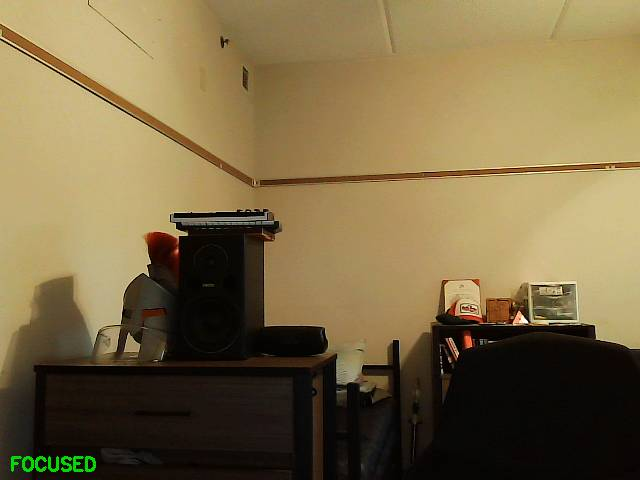
#> input picture art/made/2026-05-19_camera_source.jpg, 640 x 480 px
$ python -i vector_overhead.py   (imports and definitions only)
#> lines starting #> are read from the running program, lines starting #| are printed output that depends on the picture; after the words box and inside, x2 and y2 are one past the last pixel; in counts of white or black regions, pixels touching at a corner belong together
#> further down, picture is the input picture: shape (480, 640, 3); mean B, G, R 69.5, 105.8, 123
# SELF_ASSESSMENT: I am Iris's OVERHEAD EYE candidate — ArUco marker detection
# on the PC camera, aimed at absolute (x,y) localization for my Vector body.
"""vector_overhead.py — PC-camera overhead localization (2026-07-17 round 2).

Zeke (2026-07-17 ~04:00): "you already have a camera on the pc where you are —
it's how you see my face." If that camera's view covers the desk floor my body
drives on, it becomes the researched overhead-ArUco absolute-position fix
(±5–10mm) with ZERO new hardware. If it only sees faces, it needs re-aiming
(Zeke-present) or the $40 dedicated cam remains the fallback.

Stage 1 (this file, buildable solo): probe what the camera sees + detect ArUco
markers in the frame (cv2.aruco, DICT_4X4_50 — print IDs 0=dock, 1=my back).
Frame access rides brain.camera_live.read_live_frame — the SHARED device path
(never open a second VideoCapture and fight perception for the camera).

Stage 2 (owed, Zeke-present, after tags are printed): homography calibration
(dock tag = origin, tag size = scale) → marker px → desk mm → feed pose
corrections into the odometry the same way the charger-anchor plan describes.
"""
from __future__ import annotations

import contextlib
import json
import time
from pathlib import Path

REPO = Path(__file__).resolve().parent.parent
OUT_DIR = REPO / "state" / "vector"
PROBE_JPG = OUT_DIR / "overhead_probe.jpg"
CALIB_JSON = OUT_DIR / "overhead_calibration.json"

ARUCO_DICT = "DICT_4X4_50"


# [31 lines left out: functions _detector, detect_markers, not called in this run]


# ---- ANKI-FIDUCIAL detection (2026-07-17 ~15:55): Zeke placed my SIX room
# markers — they're Anki SDK fiducials (what the ROBOT detects natively), NOT
# ArUco, so the webcam needs its own detector. Mini-ArUco pipeline: adaptive
# threshold → contour quads → perspective-warp each candidate to a canonical
# square → template-match (4 rotations) against the exact PNGs I printed.
# A matched FLOOR marker (face-up twin) is a 90mm square ON the floor plane —
# its 4 corners fully determine a floor px→mm homography, zero extra
# calibration. Wall markers = the robot's landmarks; floor = the webcam's.

MARKER_DIR = OUT_DIR / "markers"
MARKER_TEMPLATES = {
    "Circles2": "SDK_2Circles.png", "Circles3": "SDK_3Circles.png",
    "Diamonds2": "SDK_2Diamonds.png", "Diamonds3": "SDK_3Diamonds.png",
    "Triangles4": "SDK_4Triangles.png", "Triangles5": "SDK_5Triangles.png",
}
FLOOR_MARKERS = {"Circles3", "Diamonds3", "Triangles5"}
MARKER_MM = 90.0
_TPL_CACHE: dict = {}


def _templates(size: int = 64) -> dict:
    """Templates auto-cropped to the black marker square (the printed sheet
    and the source PNG both carry white margin the contour crop won't have),
    resized to `size`, all 4 rotations."""
    import cv2
    if size in _TPL_CACHE:
        return _TPL_CACHE[size]
    out = {}
    for name, fn in MARKER_TEMPLATES.items():
        img = cv2.imread(str(MARKER_DIR / fn), cv2.IMREAD_GRAYSCALE)
        if img is None:
            continue
        _, dark = cv2.threshold(img, 128, 255, cv2.THRESH_BINARY_INV)
        ys, xs = dark.nonzero()
        if len(xs) == 0:
            continue
        img = img[ys.min():ys.max() + 1, xs.min():xs.max() + 1]
        t = cv2.resize(img, (size, size), interpolation=cv2.INTER_AREA)
        rots = [t]
        for _ in range(3):
            rots.append(cv2.rotate(rots[-1], cv2.ROTATE_90_CLOCKWISE))
        out[name] = rots
    _TPL_CACHE[size] = out
    return out


def detect_iris_markers(frame, min_score: float = 0.5) -> list:
    """My six room markers in a BGR webcam frame →
    [{name, score, center_px, corners_px(tl,tr,br,bl), floor}]."""
#> called with min_score = 0.5
    import cv2
    import numpy as np
    gray = cv2.cvtColor(frame, cv2.COLOR_BGR2GRAY)
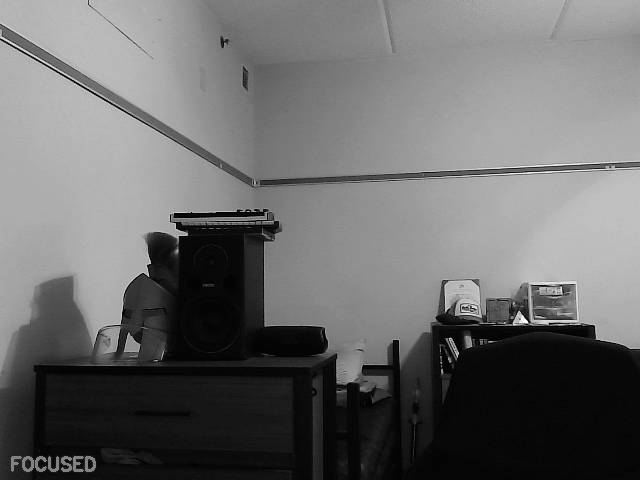
#> gray: shape (480, 640); min 0, max 252, mean 106.8
    # Multi-threshold quad harvest: small/oblique markers survive different
    # binarizations — collect candidate quads from several and de-dup later.
    bins = []
    for blk, C in ((31, 10), (17, 6), (51, 8)):
        with contextlib.suppress(Exception):
            bins.append(cv2.adaptiveThreshold(
                gray, 255, cv2.ADAPTIVE_THRESH_MEAN_C,
                cv2.THRESH_BINARY_INV, blk, C))
#> after the loop, bins = 3 items
    with contextlib.suppress(Exception):
        _, otsu = cv2.threshold(gray, 0, 255,
                                cv2.THRESH_BINARY_INV + cv2.THRESH_OTSU)
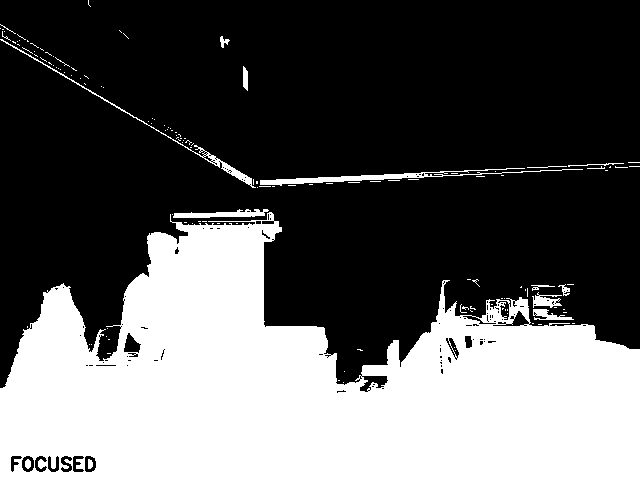
#> otsu: shape (480, 640); 36% white; 137 white regions (122 under 20 px)
        bins.append(otsu)
    contours = []
    for b in bins:
        cs, _ = cv2.findContours(b, cv2.RETR_LIST, cv2.CHAIN_APPROX_SIMPLE)
        contours.extend(cs)
#> this loop made 4 passes
#> after the loop, contours = 1703 contours, 1504 with area under 20; largest, box (x1, y1, x2, y2) and area: (0, 212, 640, 480) 107558, (93, 209, 328, 363) 10964, (6, 363, 311, 480) 7316, (419, 279, 640, 416) 6781, (3, 365, 311, 480) 5152
    size = 64
    tpls = _templates(size)
    if not tpls:
        return []
    canon = np.float32([[0, 0], [size - 1, 0], [size - 1, size - 1], [0, size - 1]])
    found = []
    for c in contours:
        area = cv2.contourArea(c)
        if area < 80 or area > 25000:      # ~9px .. ~160px squares @640x480
            continue
        quad = None
        for eps in (0.04, 0.07, 0.1):
            q = cv2.approxPolyDP(c, eps * cv2.arcLength(c, True), True)
            if len(q) == 4 and cv2.isContourConvex(q):
                quad = q
                break
        if quad is None:
            continue
        pts = quad.reshape(4, 2).astype(np.float32)
        s = pts.sum(1)
        d = np.diff(pts, axis=1).ravel()
        ordered = np.float32([pts[np.argmin(s)], pts[np.argmin(d)],
                              pts[np.argmax(s)], pts[np.argmax(d)]])
        M = cv2.getPerspectiveTransform(ordered, canon)
        patch = cv2.warpPerspective(gray, M, (size, size))
        patch = cv2.normalize(patch, None, 0, 255, cv2.NORM_MINMAX)
        scores: dict = {}
        for name, rots in tpls.items():
            s_best = -1.0
            for t in rots:
                s_best = max(s_best, float(cv2.matchTemplate(
                    patch, t, cv2.TM_CCOEFF_NORMED)[0][0]))
            scores[name] = s_best
        ranked = sorted(scores.items(), key=lambda kv: -kv[1])
        best_name, best_score = ranked[0]
        margin = best_score - ranked[1][1] if len(ranked) > 1 else 1.0
        if best_name and best_score >= min_score:
            found.append({
                "name": best_name, "score": round(best_score, 3),
                # AMBIGUOUS (2026-07-17): at 640x480 the markers are ~15-25px;
                # circles vs diamonds blur together (0.606 vs 0.594 measured).
                # A mislabeled landmark poisons localization — flag it so
                # callers treat identity as 'a marker is HERE' only.
                "ambiguous": margin < 0.08,
                "second": ranked[1][0] if len(ranked) > 1 else None,
                "center_px": [round(float(ordered[:, 0].mean()), 1),
                              round(float(ordered[:, 1].mean()), 1)],
                "corners_px": [[round(float(x), 1), round(float(y), 1)]
                               for x, y in ordered],
                "floor": best_name in FLOOR_MARKERS,
            })
    found.sort(key=lambda m: -m["score"])
    kept: list = []
    for m in found:                        # de-dup overlapping quads
        if all(abs(m["center_px"][0] - k["center_px"][0])
               + abs(m["center_px"][1] - k["center_px"][1]) > 12 for k in kept):
            kept.append(m)
    return kept


# [94 lines left out: functions floor_homography, probe, to_desk_mm, not called in this run]


# ---------------------------------------------------------------- cone referee
# 2026-07-17 late: Zeke watched me drag cone 1 to cone 4 during a servo leg —
# AGAIN (course-run repeat). Cones are ToF-invisible (thin) and dragging never
# trips stuck-detect (motion continues). Every sensor I was listening to was
# blind to it; the OVERHEAD eye sees the orange cones crisply on the lit floor.
# This is the referee: snapshot cone centroids before a leg, compare after.
# Zero calibration needed — pixel-space displacement IS the verdict.
CONES_JSON = OUT_DIR / "cones_snapshot.json"


# [118 lines left out: functions detect_cones, cone_check, not called in this run]

>>> import cv2
>>> picture = cv2.imread('../art/made/2026-05-19_camera_source.jpg')
>>> result = detect_iris_markers(picture)
#> result = []
